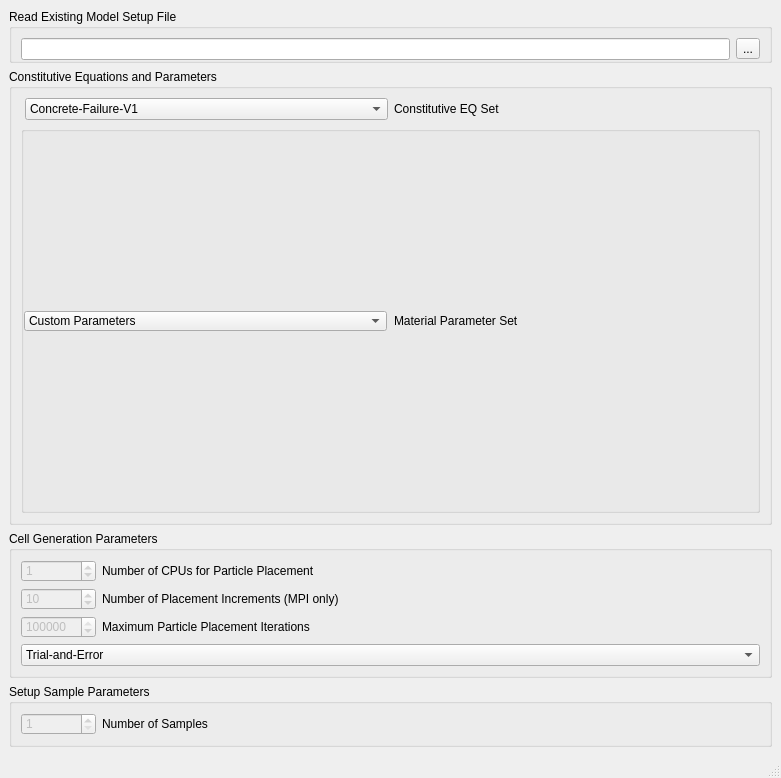
<?xml version="1.0" encoding="UTF-8"?>
<ui version="4.0">
 <class>MainWindow</class>
 <widget class="QMainWindow" name="MainWindow">
  <property name="geometry">
   <rect>
    <x>0</x>
    <y>0</y>
    <width>781</width>
    <height>778</height>
   </rect>
  </property>
  <property name="sizePolicy">
   <sizepolicy hsizetype="Preferred" vsizetype="Maximum">
    <horstretch>0</horstretch>
    <verstretch>0</verstretch>
   </sizepolicy>
  </property>
  <property name="windowIcon">
   <iconset>
    <normaloff>:/icons/PartDesignWorkbench.svg</normaloff>:/icons/PartDesignWorkbench.svg</iconset>
  </property>
  <property name="toolTipDuration">
   <number>0</number>
  </property>
  <property name="styleSheet">
   <string notr="true"/>
  </property>
  <property name="unifiedTitleAndToolBarOnMac">
   <bool>true</bool>
  </property>
  <widget class="QWidget" name="centralwidget">
   <property name="sizePolicy">
    <sizepolicy hsizetype="Expanding" vsizetype="Expanding">
     <horstretch>0</horstretch>
     <verstretch>0</verstretch>
    </sizepolicy>
   </property>
   <layout class="QGridLayout" name="gridLayout_3">
    <item row="0" column="0">
     <widget class="QGroupBox" name="gb_working_dir">
      <property name="enabled">
       <bool>true</bool>
      </property>
      <property name="styleSheet">
       <string notr="true">border-color: rgb(182, 182, 182);</string>
      </property>
      <property name="title">
       <string>Read Existing Model Setup File</string>
      </property>
      <layout class="QHBoxLayout" name="horizontalLayout_6">
       <property name="leftMargin">
        <number>9</number>
       </property>
       <property name="bottomMargin">
        <number>0</number>
       </property>
       <item>
        <widget class="QLineEdit" name="setupFile">
         <property name="enabled">
          <bool>true</bool>
         </property>
         <property name="readOnly">
          <bool>true</bool>
         </property>
        </widget>
       </item>
       <item>
        <widget class="QToolButton" name="readFileButton">
         <property name="enabled">
          <bool>true</bool>
         </property>
         <property name="text">
          <string notr="true">...</string>
         </property>
        </widget>
       </item>
      </layout>
     </widget>
    </item>
    <item row="1" column="0">
     <widget class="QGroupBox" name="gb_analysis_type">
      <property name="enabled">
       <bool>true</bool>
      </property>
      <property name="autoFillBackground">
       <bool>false</bool>
      </property>
      <property name="styleSheet">
       <string notr="true">border-color: rgb(182, 182, 182);</string>
      </property>
      <property name="title">
       <string>Constitutive Equations and Parameters</string>
      </property>
      <!-- Hidden from UI -->
      <property name="visible">
       <bool>false</bool>
      </property>
      <layout class="QGridLayout" name="gridLayout_4">
       <property name="verticalSpacing">
        <number>6</number>
       </property>
       <item row="0" column="0">
        <layout class="QHBoxLayout" name="horizontalLayout_5">
         <property name="leftMargin">
          <number>4</number>
         </property>
         <property name="rightMargin">
          <number>4</number>
         </property>
         <item>
          <widget class="QComboBox" name="constEQ">
           <property name="enabled">
            <bool>true</bool>
           </property>
           <property name="sizePolicy">
            <sizepolicy hsizetype="Minimum" vsizetype="Preferred">
             <horstretch>0</horstretch>
             <verstretch>0</verstretch>
            </sizepolicy>
           </property>
           <property name="minimumSize">
            <size>
             <width>173</width>
             <height>0</height>
            </size>
           </property>
           <property name="currentIndex">
            <number>0</number>
           </property>
           <property name="maxVisibleItems">
            <number>16</number>
           </property>
           <property name="frame">
            <bool>true</bool>
           </property>
           <item>
            <property name="text">
             <string notr="true">Concrete-Failure-V1</string>
            </property>
           </item>
           <item>
            <property name="text">
             <string>Concrete-Failure-V2</string>
            </property>
           </item>
           <item>
            <property name="text">
             <string>Concrete-Failure-V3</string>
            </property>
           </item>
           <item>
            <property name="text">
             <string>Concrete-Failure-V4</string>
            </property>
           </item>
           <item>
            <property name="text">
             <string>FRC-Failure-V1</string>
            </property>
           </item>
           <item>
            <property name="text">
             <string>Sandstone-Failure-V1</string>
            </property>
           </item>
           <item>
            <property name="text">
             <string>Shale-Failure-V1</string>
            </property>
           </item>
           <item>
            <property name="text">
             <string>Wood-Failure-V1</string>
            </property>
           </item>
          </widget>
         </item>
         <item>
          <widget class="QLabel" name="label">
           <property name="enabled">
            <bool>true</bool>
           </property>
           <property name="text">
            <string>Constitutive EQ Set</string>
           </property>
          </widget>
         </item>
        </layout>
       </item>
       <item row="1" column="0">
        <widget class="QGroupBox" name="groupBox_2">
         <property name="enabled">
          <bool>true</bool>
         </property>
         <property name="sizePolicy">
          <sizepolicy hsizetype="Preferred" vsizetype="Minimum">
           <horstretch>0</horstretch>
           <verstretch>0</verstretch>
          </sizepolicy>
         </property>
         <property name="styleSheet">
          <string notr="true">border-color: rgba(182, 182, 182, 0);</string>
         </property>
         <property name="title">
          <string/>
         </property>
         <property name="flat">
          <bool>true</bool>
         </property>
         <layout class="QGridLayout" name="_2">
          <property name="sizeConstraint">
           <enum>QLayout::SetDefaultConstraint</enum>
          </property>
          <property name="leftMargin">
           <number>0</number>
          </property>
          <property name="topMargin">
           <number>0</number>
          </property>
          <property name="rightMargin">
           <number>0</number>
          </property>
          <property name="bottomMargin">
           <number>0</number>
          </property>
          <property name="spacing">
           <number>0</number>
          </property>
          <item row="1" column="0">
           <widget class="QStackedWidget" name="widgetStack2">
            <property name="styleSheet">
             <string notr="true">border-color: rgba(182, 182, 182, 0);</string>
            </property>
            <property name="frameShadow">
             <enum>QFrame::Plain</enum>
            </property>
            <property name="lineWidth">
             <number>0</number>
            </property>
            <property name="currentIndex">
             <number>0</number>
            </property>
            <widget class="QWidget" name="Page1_box">
             <property name="enabled">
              <bool>true</bool>
             </property>
             <layout class="QGridLayout" name="gridLayout">
              <property name="leftMargin">
               <number>0</number>
              </property>
              <property name="topMargin">
               <number>0</number>
              </property>
              <property name="rightMargin">
               <number>0</number>
              </property>
              <property name="bottomMargin">
               <number>0</number>
              </property>
              <property name="horizontalSpacing">
               <number>6</number>
              </property>
              <property name="verticalSpacing">
               <number>0</number>
              </property>
              <item row="0" column="0">
               <layout class="QHBoxLayout" name="horizontalLayout_7">
                <property name="spacing">
                 <number>7</number>
                </property>
                <property name="leftMargin">
                 <number>0</number>
                </property>
                <property name="rightMargin">
                 <number>0</number>
                </property>
                <item>
                 <widget class="QComboBox" name="matParaSet4EQ1">
                  <property name="enabled">
                   <bool>true</bool>
                  </property>
                  <property name="sizePolicy">
                   <sizepolicy hsizetype="Minimum" vsizetype="Preferred">
                    <horstretch>0</horstretch>
                    <verstretch>0</verstretch>
                   </sizepolicy>
                  </property>
                  <property name="minimumSize">
                   <size>
                    <width>173</width>
                    <height>20</height>
                   </size>
                  </property>
                  <property name="maximumSize">
                   <size>
                    <width>16777215</width>
                    <height>20</height>
                   </size>
                  </property>
                  <property name="maxVisibleItems">
                   <number>16</number>
                  </property>
                  <property name="frame">
                   <bool>true</bool>
                  </property>
                  <item>
                   <property name="text">
                    <string>Custom Parameters</string>
                   </property>
                  </item>
                 </widget>
                </item>
                <item>
                 <widget class="QLabel" name="label_5">
                  <property name="enabled">
                   <bool>true</bool>
                  </property>
                  <property name="text">
                   <string>Material Parameter Set</string>
                  </property>
                 </widget>
                </item>
               </layout>
              </item>
             </layout>
            </widget>
            <widget class="QWidget" name="page">
             <layout class="QGridLayout" name="gridLayout_5">
              <property name="leftMargin">
               <number>0</number>
              </property>
              <property name="topMargin">
               <number>0</number>
              </property>
              <property name="rightMargin">
               <number>0</number>
              </property>
              <property name="bottomMargin">
               <number>0</number>
              </property>
              <property name="verticalSpacing">
               <number>0</number>
              </property>
              <item row="0" column="0">
               <layout class="QHBoxLayout" name="horizontalLayout_8">
                <property name="spacing">
                 <number>7</number>
                </property>
                <property name="leftMargin">
                 <number>0</number>
                </property>
                <property name="rightMargin">
                 <number>0</number>
                </property>
                <item>
                 <widget class="QComboBox" name="matParaSet4EQ2">
                  <property name="enabled">
                   <bool>true</bool>
                  </property>
                  <property name="sizePolicy">
                   <sizepolicy hsizetype="Minimum" vsizetype="Preferred">
                    <horstretch>0</horstretch>
                    <verstretch>0</verstretch>
                   </sizepolicy>
                  </property>
                  <property name="minimumSize">
                   <size>
                    <width>173</width>
                    <height>20</height>
                   </size>
                  </property>
                  <property name="maximumSize">
                   <size>
                    <width>16777215</width>
                    <height>20</height>
                   </size>
                  </property>
                  <property name="maxVisibleItems">
                   <number>16</number>
                  </property>
                  <property name="frame">
                   <bool>true</bool>
                  </property>
                  <item>
                   <property name="text">
                    <string>Custom Parameters</string>
                   </property>
                  </item>
                  <item>
                   <property name="text">
                    <string>Cusatis et al. 2011 Section 3</string>
                   </property>
                  </item>
                  <item>
                   <property name="text">
                    <string>Cusatis et al. 2011 Section 4</string>
                   </property>
                  </item>
                  <item>
                   <property name="text">
                    <string>Cusatis et al. 2011 Section 5.1</string>
                   </property>
                  </item>
                 </widget>
                </item>
                <item>
                 <widget class="QLabel" name="label_6">
                  <property name="enabled">
                   <bool>true</bool>
                  </property>
                  <property name="text">
                   <string>Material Parameter Set</string>
                  </property>
                 </widget>
                </item>
               </layout>
              </item>
             </layout>
            </widget>
            <widget class="QWidget" name="page_2">
             <layout class="QGridLayout" name="gridLayout_6">
              <property name="leftMargin">
               <number>0</number>
              </property>
              <property name="topMargin">
               <number>0</number>
              </property>
              <property name="rightMargin">
               <number>0</number>
              </property>
              <property name="bottomMargin">
               <number>0</number>
              </property>
              <property name="verticalSpacing">
               <number>0</number>
              </property>
              <item row="0" column="0">
               <layout class="QHBoxLayout" name="horizontalLayout_9">
                <property name="spacing">
                 <number>7</number>
                </property>
                <property name="leftMargin">
                 <number>0</number>
                </property>
                <property name="rightMargin">
                 <number>0</number>
                </property>
                <item>
                 <widget class="QComboBox" name="matParaSet4EQ3">
                  <property name="enabled">
                   <bool>true</bool>
                  </property>
                  <property name="sizePolicy">
                   <sizepolicy hsizetype="Minimum" vsizetype="Preferred">
                    <horstretch>0</horstretch>
                    <verstretch>0</verstretch>
                   </sizepolicy>
                  </property>
                  <property name="minimumSize">
                   <size>
                    <width>173</width>
                    <height>20</height>
                   </size>
                  </property>
                  <property name="maximumSize">
                   <size>
                    <width>16777215</width>
                    <height>20</height>
                   </size>
                  </property>
                  <property name="maxVisibleItems">
                   <number>16</number>
                  </property>
                  <property name="frame">
                   <bool>true</bool>
                  </property>
                  <item>
                   <property name="text">
                    <string>Custom Parameters</string>
                   </property>
                  </item>
                 </widget>
                </item>
                <item>
                 <widget class="QLabel" name="label_7">
                  <property name="enabled">
                   <bool>true</bool>
                  </property>
                  <property name="text">
                   <string>Material Parameter Set</string>
                  </property>
                 </widget>
                </item>
               </layout>
              </item>
             </layout>
            </widget>
            <widget class="QWidget" name="page_3">
             <layout class="QGridLayout" name="gridLayout_7">
              <property name="leftMargin">
               <number>0</number>
              </property>
              <property name="topMargin">
               <number>0</number>
              </property>
              <property name="rightMargin">
               <number>0</number>
              </property>
              <property name="bottomMargin">
               <number>0</number>
              </property>
              <property name="verticalSpacing">
               <number>0</number>
              </property>
              <item row="0" column="0">
               <layout class="QHBoxLayout" name="horizontalLayout_10">
                <property name="spacing">
                 <number>7</number>
                </property>
                <property name="leftMargin">
                 <number>0</number>
                </property>
                <property name="rightMargin">
                 <number>0</number>
                </property>
                <item>
                 <widget class="QComboBox" name="matParaSet4EQ4">
                  <property name="enabled">
                   <bool>true</bool>
                  </property>
                  <property name="sizePolicy">
                   <sizepolicy hsizetype="Minimum" vsizetype="Preferred">
                    <horstretch>0</horstretch>
                    <verstretch>0</verstretch>
                   </sizepolicy>
                  </property>
                  <property name="minimumSize">
                   <size>
                    <width>173</width>
                    <height>20</height>
                   </size>
                  </property>
                  <property name="maximumSize">
                   <size>
                    <width>16777215</width>
                    <height>20</height>
                   </size>
                  </property>
                  <property name="maxVisibleItems">
                   <number>16</number>
                  </property>
                  <property name="frame">
                   <bool>true</bool>
                  </property>
                  <item>
                   <property name="text">
                    <string>Custom Parameters</string>
                   </property>
                  </item>
                  <item>
                   <property name="text">
                    <string>Cusatis et al. 2011 Section 3</string>
                   </property>
                  </item>
                  <item>
                   <property name="text">
                    <string>Cusatis et al. 2011 Section 4</string>
                   </property>
                  </item>
                  <item>
                   <property name="text">
                    <string>Cusatis et al. 2011 Section 5.1</string>
                   </property>
                  </item>
                 </widget>
                </item>
                <item>
                 <widget class="QLabel" name="label_8">
                  <property name="enabled">
                   <bool>true</bool>
                  </property>
                  <property name="text">
                   <string>Material Parameter Set</string>
                  </property>
                 </widget>
                </item>
               </layout>
              </item>
             </layout>
            </widget>
            <widget class="QWidget" name="page_4">
             <layout class="QGridLayout" name="gridLayout_8">
              <property name="leftMargin">
               <number>0</number>
              </property>
              <property name="topMargin">
               <number>0</number>
              </property>
              <property name="rightMargin">
               <number>0</number>
              </property>
              <property name="bottomMargin">
               <number>0</number>
              </property>
              <property name="horizontalSpacing">
               <number>6</number>
              </property>
              <property name="verticalSpacing">
               <number>0</number>
              </property>
              <item row="0" column="0">
               <layout class="QHBoxLayout" name="horizontalLayout_11">
                <property name="spacing">
                 <number>7</number>
                </property>
                <property name="leftMargin">
                 <number>0</number>
                </property>
                <property name="rightMargin">
                 <number>0</number>
                </property>
                <item>
                 <widget class="QComboBox" name="matParaSet4EQ5">
                  <property name="enabled">
                   <bool>true</bool>
                  </property>
                  <property name="sizePolicy">
                   <sizepolicy hsizetype="Minimum" vsizetype="Preferred">
                    <horstretch>0</horstretch>
                    <verstretch>0</verstretch>
                   </sizepolicy>
                  </property>
                  <property name="minimumSize">
                   <size>
                    <width>173</width>
                    <height>20</height>
                   </size>
                  </property>
                  <property name="maximumSize">
                   <size>
                    <width>16777215</width>
                    <height>20</height>
                   </size>
                  </property>
                  <property name="maxVisibleItems">
                   <number>16</number>
                  </property>
                  <property name="frame">
                   <bool>true</bool>
                  </property>
                  <item>
                   <property name="text">
                    <string>Custom Parameters</string>
                   </property>
                  </item>
                 </widget>
                </item>
                <item>
                 <widget class="QLabel" name="label_9">
                  <property name="enabled">
                   <bool>true</bool>
                  </property>
                  <property name="text">
                   <string>Material Parameter Set</string>
                  </property>
                 </widget>
                </item>
               </layout>
              </item>
             </layout>
            </widget>
            <widget class="QWidget" name="page_5">
             <layout class="QGridLayout" name="gridLayout_9">
              <property name="leftMargin">
               <number>0</number>
              </property>
              <property name="topMargin">
               <number>0</number>
              </property>
              <property name="rightMargin">
               <number>0</number>
              </property>
              <property name="bottomMargin">
               <number>0</number>
              </property>
              <property name="verticalSpacing">
               <number>0</number>
              </property>
              <item row="0" column="0">
               <layout class="QHBoxLayout" name="horizontalLayout_17">
                <property name="spacing">
                 <number>6</number>
                </property>
                <item>
                 <widget class="QComboBox" name="matParaSet4EQ6">
                  <property name="enabled">
                   <bool>true</bool>
                  </property>
                  <property name="sizePolicy">
                   <sizepolicy hsizetype="Minimum" vsizetype="Preferred">
                    <horstretch>0</horstretch>
                    <verstretch>0</verstretch>
                   </sizepolicy>
                  </property>
                  <property name="minimumSize">
                   <size>
                    <width>173</width>
                    <height>20</height>
                   </size>
                  </property>
                  <property name="maximumSize">
                   <size>
                    <width>16777215</width>
                    <height>20</height>
                   </size>
                  </property>
                  <property name="maxVisibleItems">
                   <number>16</number>
                  </property>
                  <property name="frame">
                   <bool>true</bool>
                  </property>
                  <item>
                   <property name="text">
                    <string>Custom Parameters</string>
                   </property>
                  </item>
                 </widget>
                </item>
                <item>
                 <widget class="QLabel" name="label_15">
                  <property name="enabled">
                   <bool>true</bool>
                  </property>
                  <property name="text">
                   <string>Material Parameter Set</string>
                  </property>
                 </widget>
                </item>
               </layout>
              </item>
             </layout>
            </widget>
            <widget class="QWidget" name="page_6">
             <layout class="QGridLayout" name="gridLayout_10">
              <property name="leftMargin">
               <number>0</number>
              </property>
              <property name="topMargin">
               <number>0</number>
              </property>
              <property name="rightMargin">
               <number>0</number>
              </property>
              <property name="bottomMargin">
               <number>0</number>
              </property>
              <property name="verticalSpacing">
               <number>0</number>
              </property>
              <item row="0" column="0">
               <layout class="QHBoxLayout" name="horizontalLayout_16">
                <property name="spacing">
                 <number>6</number>
                </property>
                <item>
                 <widget class="QComboBox" name="matParaSet4EQ7">
                  <property name="enabled">
                   <bool>true</bool>
                  </property>
                  <property name="sizePolicy">
                   <sizepolicy hsizetype="Minimum" vsizetype="Preferred">
                    <horstretch>0</horstretch>
                    <verstretch>0</verstretch>
                   </sizepolicy>
                  </property>
                  <property name="minimumSize">
                   <size>
                    <width>173</width>
                    <height>20</height>
                   </size>
                  </property>
                  <property name="maximumSize">
                   <size>
                    <width>16777215</width>
                    <height>20</height>
                   </size>
                  </property>
                  <property name="maxVisibleItems">
                   <number>16</number>
                  </property>
                  <property name="frame">
                   <bool>true</bool>
                  </property>
                  <item>
                   <property name="text">
                    <string>Custom Parameters</string>
                   </property>
                  </item>
                 </widget>
                </item>
                <item>
                 <widget class="QLabel" name="label_14">
                  <property name="enabled">
                   <bool>true</bool>
                  </property>
                  <property name="text">
                   <string>Material Parameter Set</string>
                  </property>
                 </widget>
                </item>
               </layout>
              </item>
             </layout>
            </widget>
            <widget class="QWidget" name="page_7">
             <layout class="QGridLayout" name="gridLayout_11">
              <property name="leftMargin">
               <number>0</number>
              </property>
              <property name="topMargin">
               <number>0</number>
              </property>
              <property name="rightMargin">
               <number>0</number>
              </property>
              <property name="bottomMargin">
               <number>0</number>
              </property>
              <property name="verticalSpacing">
               <number>0</number>
              </property>
              <item row="0" column="0">
               <layout class="QHBoxLayout" name="horizontalLayout_15">
                <property name="spacing">
                 <number>6</number>
                </property>
                <item>
                 <widget class="QComboBox" name="matParaSet4EQ8">
                  <property name="enabled">
                   <bool>true</bool>
                  </property>
                  <property name="sizePolicy">
                   <sizepolicy hsizetype="Minimum" vsizetype="Preferred">
                    <horstretch>0</horstretch>
                    <verstretch>0</verstretch>
                   </sizepolicy>
                  </property>
                  <property name="minimumSize">
                   <size>
                    <width>173</width>
                    <height>20</height>
                   </size>
                  </property>
                  <property name="maximumSize">
                   <size>
                    <width>16777215</width>
                    <height>20</height>
                   </size>
                  </property>
                  <property name="maxVisibleItems">
                   <number>16</number>
                  </property>
                  <property name="frame">
                   <bool>true</bool>
                  </property>
                  <item>
                   <property name="text">
                    <string>Custom Parameters</string>
                   </property>
                  </item>
                 </widget>
                </item>
                <item>
                 <widget class="QLabel" name="label_13">
                  <property name="enabled">
                   <bool>true</bool>
                  </property>
                  <property name="text">
                   <string>Material Parameter Set</string>
                  </property>
                 </widget>
                </item>
               </layout>
              </item>
             </layout>
            </widget>
           </widget>
          </item>
         </layout>
        </widget>
       </item>
      </layout>
     </widget>
    </item>
    <item row="2" column="0">
     <widget class="QGroupBox" name="gb_analysis_type_2">
      <property name="enabled">
       <bool>true</bool>
      </property>
      <property name="styleSheet">
       <string notr="true">border-color: rgb(182, 182, 182);</string>
      </property>
      <property name="title">
       <string>Cell Generation Parameters</string>
      </property>
      <layout class="QGridLayout" name="gridLayout_2">
       <item row="0" column="0">
        <layout class="QHBoxLayout" name="horizontalLayout_2">
         <item>
          <widget class="QSpinBox" name="numCPUbox">
           <property name="enabled">
            <bool>false</bool>
           </property>
           <property name="sizePolicy">
            <sizepolicy hsizetype="Fixed" vsizetype="Fixed">
             <horstretch>0</horstretch>
             <verstretch>0</verstretch>
            </sizepolicy>
           </property>
           <property name="minimumSize">
            <size>
             <width>75</width>
             <height>0</height>
            </size>
           </property>
           <property name="maximumSize">
            <size>
             <width>75</width>
             <height>16777215</height>
            </size>
           </property>
           <property name="maximum">
            <number>999999999</number>
           </property>
           <property name="value">
            <number>1</number>
           </property>
          </widget>
         </item>
         <item>
          <widget class="QLabel" name="label_2">
           <property name="enabled">
            <bool>true</bool>
           </property>
           <property name="text">
            <string>Number of CPUs for Particle Placement</string>
           </property>
          </widget>
         </item>
        </layout>
       </item>
       <item row="1" column="0">
        <layout class="QHBoxLayout" name="horizontalLayout_3">
         <item>
          <widget class="QSpinBox" name="numPIncBox">
           <property name="enabled">
            <bool>false</bool>
           </property>
           <property name="sizePolicy">
            <sizepolicy hsizetype="Fixed" vsizetype="Fixed">
             <horstretch>0</horstretch>
             <verstretch>0</verstretch>
            </sizepolicy>
           </property>
           <property name="minimumSize">
            <size>
             <width>75</width>
             <height>0</height>
            </size>
           </property>
           <property name="maximumSize">
            <size>
             <width>75</width>
             <height>16777215</height>
            </size>
           </property>
           <property name="maximum">
            <number>999999999</number>
           </property>
           <property name="value">
            <number>10</number>
           </property>
          </widget>
         </item>
         <item>
          <widget class="QLabel" name="label_3">
           <property name="enabled">
            <bool>true</bool>
           </property>
           <property name="text">
            <string>Number of Placement Increments (MPI only)</string>
           </property>
          </widget>
         </item>
        </layout>
       </item>
       <item row="2" column="0">
        <layout class="QHBoxLayout" name="horizontalLayout_4">
         <item>
          <widget class="QSpinBox" name="numIncBox">
           <property name="enabled">
            <bool>false</bool>
           </property>
           <property name="sizePolicy">
            <sizepolicy hsizetype="Fixed" vsizetype="Fixed">
             <horstretch>0</horstretch>
             <verstretch>0</verstretch>
            </sizepolicy>
           </property>
           <property name="minimumSize">
            <size>
             <width>75</width>
             <height>0</height>
            </size>
           </property>
           <property name="maximumSize">
            <size>
             <width>75</width>
             <height>16777215</height>
            </size>
           </property>
           <property name="maximum">
            <number>999999999</number>
           </property>
           <property name="value">
            <number>500000</number>
           </property>
          </widget>
         </item>
         <item>
          <widget class="QLabel" name="label_4">
           <property name="enabled">
            <bool>true</bool>
           </property>
           <property name="text">
            <string>Maximum Particle Placement Iterations</string>
           </property>
          </widget>
         </item>
        </layout>
       </item>
       <item row="3" column="0">
        <layout class="QHBoxLayout" name="horizontalLayout">
         <item>
          <widget class="QComboBox" name="placementAlg">
           <property name="enabled">
            <bool>true</bool>
           </property>
           <property name="minimumSize">
            <size>
             <width>150</width>
             <height>0</height>
            </size>
           </property>
           <item>
            <property name="text">
             <string>Trial-and-Error</string>
            </property>
           </item>
          </widget>
         </item>
        </layout>
       </item>
      </layout>
     </widget>
    </item>
    <item row="3" column="0">
     <widget class="QGroupBox" name="gb_setup_sample_parameters">
      <property name="enabled">
       <bool>true</bool>
      </property>
      <property name="styleSheet">
       <string notr="true">border-color: rgb(182, 182, 182);</string>
      </property>
      <property name="title">
       <string>Setup Sample Parameters</string>
      </property>
      <layout class="QGridLayout" name="gridLayout_setup_sample">
       <item row="0" column="0">
        <layout class="QHBoxLayout" name="horizontalLayout_num_sample">
         <item>
          <widget class="QSpinBox" name="numSampleBox">
           <property name="enabled">
            <bool>false</bool>
           </property>
           <property name="minimumSize">
            <size>
             <width>75</width>
             <height>0</height>
            </size>
           </property>
           <property name="maximumSize">
            <size>
             <width>75</width>
             <height>16777215</height>
            </size>
           </property>
           <property name="minimum">
            <number>1</number>
           </property>
           <property name="maximum">
            <number>999999999</number>
           </property>
           <property name="value">
            <number>1</number>
           </property>
          </widget>
         </item>
         <item>
          <widget class="QLabel" name="label_num_sample">
           <property name="text">
            <string>Number of Samples</string>
           </property>
          </widget>
         </item>
        </layout>
       </item>
      </layout>
     </widget>
    </item>
   </layout>
  </widget>
  <widget class="QMenuBar" name="menubar">
   <property name="geometry">
    <rect>
     <x>0</x>
     <y>0</y>
     <width>781</width>
     <height>21</height>
    </rect>
   </property>
  </widget>
  <widget class="QStatusBar" name="statusbar"/>
 </widget>
 <resources/>
 <connections>
 <!-- Constitutive EQ connection hidden with section
  <connection>
   <sender>constEQ</sender>
   <signal>activated(int)</signal>
   <receiver>widgetStack2</receiver>
   <slot>setCurrentIndex(int)</slot>
   <hints>
    <hint type="sourcelabel">
     <x>205</x>
     <y>113</y>
    </hint>
    <hint type="destinationlabel">
     <x>390</x>
     <y>365</y>
    </hint>
   </hints>
  </connection>
 -->
 </connections>
</ui>
